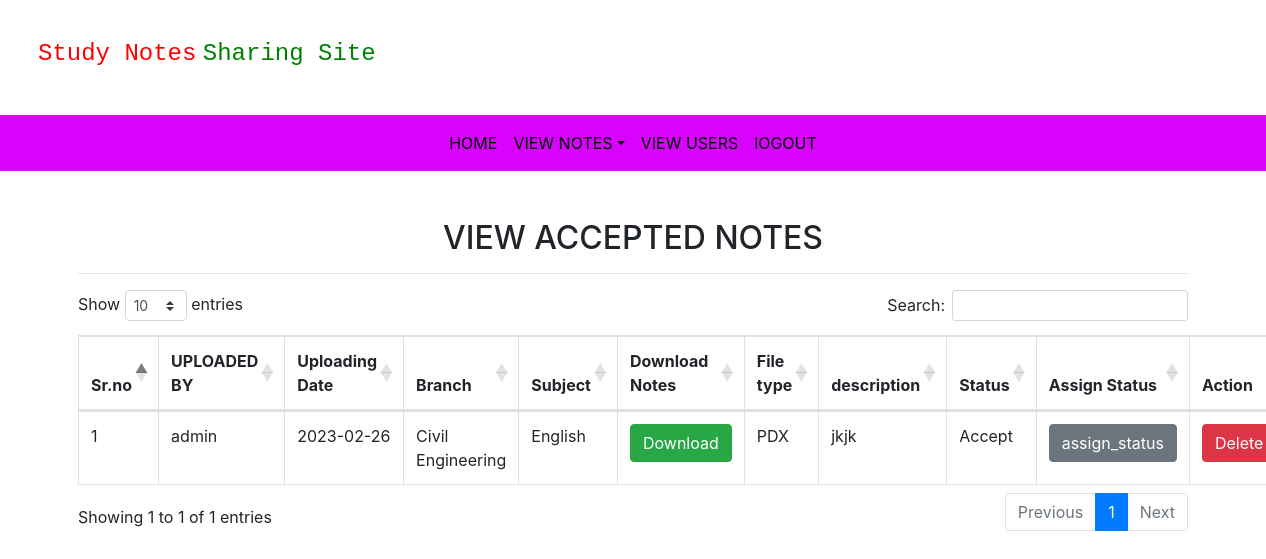
Screenshot of /accepted_nots (signed in) with the database file from the repository.
### notes/models.py (models this page shows, shortened)
class Notes(models.Model):
	user = models.ForeignKey(User,on_delete=models.CASCADE)
	uploadingdate = models.CharField(max_length=30)
	branch = models.CharField(max_length=50)
	subject = models.CharField(max_length=30)
	notesfile = models.FileField(null=True)
	filetype = models.CharField(max_length=30,null=True)
	description = models.CharField(max_length=250,null=True)
	status = models.CharField(max_length=20)

### notes/views.py (the view)
# urls.py: path('accepted_nots', views.accepted_nots, name='accepted_nots'),
def accepted_nots(request):
    if not request.user.is_authenticated:
        return redirect('login_admin')
    notes = Notes.objects.filter(status="Accept")
    return render(request, 'accepted_nots.html', {'notes': notes})

### notes/templates/accepted_nots.html (shortened to what this page needs)
{% extends 'admin_nav.html'%}
{% block body %}
{% load static %}
<link rel="stylesheet" href="https://cdnjs.cloudflare.com/ajax/libs/twitter-bootstrap/4.5.2/css/bootstrap.css">
<link rel="stylesheet" href="https://cdn.datatables.net/1.13.2/css/dataTables.bootstrap4.min.css">
<div class="container my-5">
    <h2 class="text-center"> VIEW ACCEPTED NOTES </h2>
    <hr>
    <table class="table table-bordered " id="example">
        <thead>
        <tr>
            <th> Sr.no</th>
             <th> UPLOADED BY</th>
            <th> Uploading Date</th>
            <th> Branch</th>
            <th> Subject</th>
            <th> Download Notes</th>
            <th> File type</th>
            <th> description</th>
            <th> Status</th>
            <th> Assign Status</th>
             <th> Action</th>
        </tr>
</thead>
        <tbody>
        {% for i in notes %}
        <tr>
            <td>{{forloop.counter}}</td>
            <td>{{i.user.username }}</td>
            <td>{{i.uploadingdate }}</td>
            <td>{{i.branch }}</td>
            <td>{{i.subject }}</td>
            <td><a href="{{i.notesfile.url }}" class="btn btn-success" download>Download</a></td>
            <td>{{i.filetype }}</td>
            <td>{{i.description }}</td>
            <td>{{i.status}}</td>
            <td><a href="{% url 'assign_status' i.id %}" class="btn btn-secondary" >assign_status</a></td>
            <td><a href="{% url 'delete_nots' i.id %}" class="btn btn-danger" onclick="return confirm('Are you sure,You want to Delete')">Delete</a></td>
        </tr>
        {%endfor%}
</tbody>
    </table>
</div>
{% endblock %}

### rows the page displays
Notes: user.username "admin", uploadingdate "2023-02-26", branch "Civil Engineering", subject "English", filetype "PDX", description "jkjk", status "Accept"
